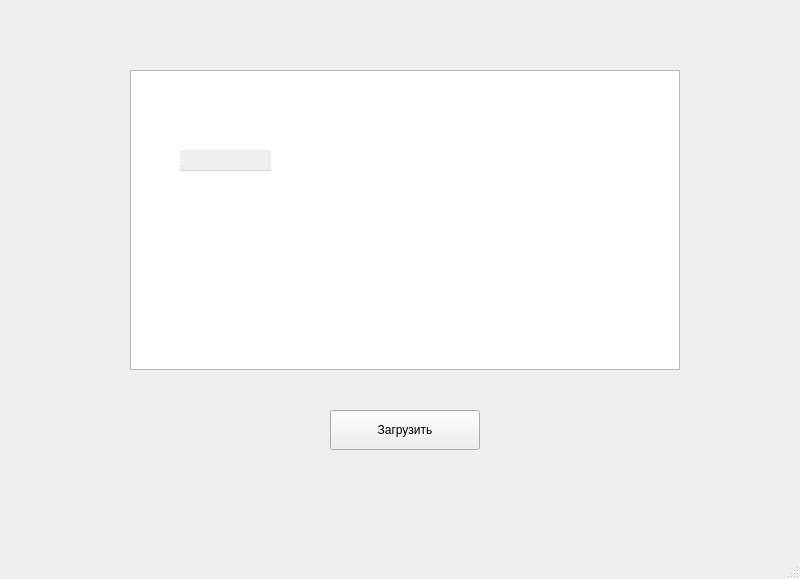
<?xml version="1.0" encoding="UTF-8"?>
<ui version="4.0">
 <class>MainWindow</class>
 <widget class="QMainWindow" name="MainWindow">
  <property name="geometry">
   <rect>
    <x>0</x>
    <y>0</y>
    <width>800</width>
    <height>579</height>
   </rect>
  </property>
  <property name="windowTitle">
   <string>MainWindow</string>
  </property>
  <widget class="QWidget" name="centralwidget">
   <widget class="QWidget" name="centralwidget_2" native="true">
    <property name="geometry">
     <rect>
      <x>60</x>
      <y>30</y>
      <width>690</width>
      <height>460</height>
     </rect>
    </property>
    <widget class="QTableWidget" name="tableWidget">
     <property name="geometry">
      <rect>
       <x>70</x>
       <y>40</y>
       <width>550</width>
       <height>300</height>
      </rect>
     </property>
    </widget>
    <widget class="QPushButton" name="pushButtonLoad">
     <property name="geometry">
      <rect>
       <x>270</x>
       <y>380</y>
       <width>150</width>
       <height>40</height>
      </rect>
     </property>
     <property name="text">
      <string>Загрузить</string>
     </property>
    </widget>
   </widget>
   <widget class="QMenuBar" name="menubar_2">
    <property name="geometry">
     <rect>
      <x>180</x>
      <y>150</y>
      <width>91</width>
      <height>21</height>
     </rect>
    </property>
   </widget>
   <widget class="QStatusBar" name="statusbar_2">
    <property name="geometry">
     <rect>
      <x>180</x>
      <y>150</y>
      <width>3</width>
      <height>22</height>
     </rect>
    </property>
   </widget>
  </widget>
  <widget class="QMenuBar" name="menubar">
   <property name="geometry">
    <rect>
     <x>0</x>
     <y>0</y>
     <width>800</width>
     <height>21</height>
    </rect>
   </property>
  </widget>
  <widget class="QStatusBar" name="statusbar"/>
 </widget>
 <resources/>
 <connections/>
</ui>
